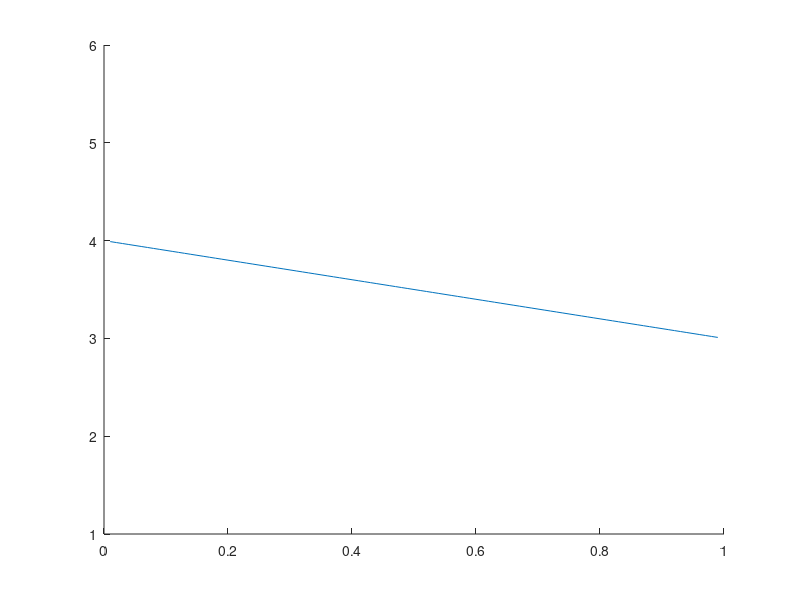

This chart was generated by the following MATLAB code:
clc
clear
addpath(genpath('C:\Google Drive\Prelim-Defense\defense_tom\simulation'));

zTcm = 1;
wTcp = 1;

sigma = zTcm/wTcp;

%save the times as the ratio of ztcm and wtcp
times= [];

B = [1
    0];

%min ratio
%max ratio
minr = 0.01;
maxr = 0.99;

for sigma = minr:0.01:maxr
    
    A= [3 1
        sigma - 1 1];
    
    X = A\B;
    
    times = [times;1/X(1)];
end

X = minr:0.01:maxr;
Y = times';
hold on
plot(X,Y);
ylim([1,6]);